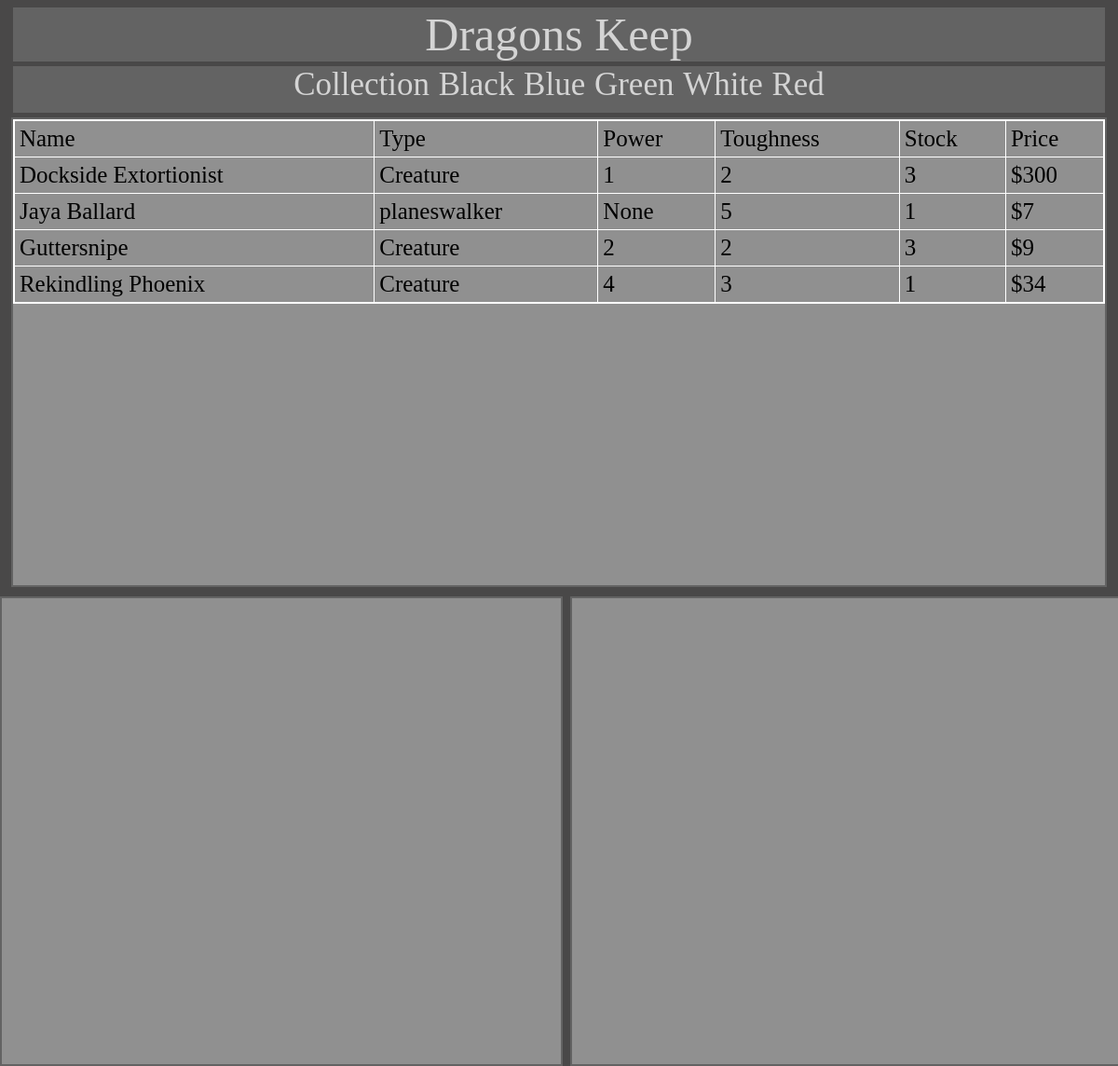
Page /red on the committed database.
### tables this page shows
CREATE TABLE "MTG_DATABASE"
(
    id        integer not null
        constraint MTG_DATBAS_pk
            primary key autoincrement,
    name      text    not null,
    type      text    not null,
    power     integer,
    toughness integer,
    stock     integer not null,
    price     integer not null,
    colour    text    not null,
    rarity    text    not null
);

### app.py (the view)
@app.route('/red')
def render_red():
    query = "SELECT name, type, power, toughness, stock, price FROM MTG_DATABASE WHERE colour = ?"
    connection = create_connection(DATABASE)
    cursor = connection.cursor()
    cursor.execute(query, ("Red",))
    data_list = cursor.fetchall()
    print(data_list)
    return render_template('red.html', data=data_list)

### app.py (called while the page is built)
def create_connection(db_file):
    try:
        connection = sqlite3.connect(db_file)
        return connection
    except Error as e:
        print(e)
        return None

### templates/red.html
{% extends 'base.html' %}
{% block main %}
        <table>
        <thead>
            <tr>
                <td>Name</td>
                <td>Type</td>
                <td>Power</td>
                <td>Toughness</td>
                <td>Stock</td>
                <td>Price</td>
            </tr>
        </thead>
        <tbody>
            {% for row in data %}
                <tr>
                    <td>  {{  row[0] }}  </td>
                    <td>  {{  row[1] }}  </td>
                    <td>  {{  row[2] }}  </td>
                    <td>  {{  row[3] }}  </td>
                    <td>  {{  row[4] }}  </td>
                    <td>  ${{  row[5] }}</td>
                </tr>
            {% endfor %}
        </tbody>
    </table>
{% endblock %}

### static/CSS/styles.css (style rules this page uses)
table { border: 2px solid #ffffff; width: 100%; border-collapse: collapse; }
th, td { border: 1px solid #ffffff; padding: 5px; font-size: 25px; }

### rows in the picture
MTG_DATABASE: name "Dockside Extortionist", type "Creature", power "1", toughness "2", stock "3", price "300"
MTG_DATABASE: name "Jaya Ballard", type "planeswalker", row "None", toughness "5", stock "1", price "7"
MTG_DATABASE: name "Guttersnipe", type "Creature", power "2", toughness "2", stock "3", price "9"
MTG_DATABASE: name "Rekindling Phoenix", type "Creature", power "4", toughness "3", stock "1", price "34"
